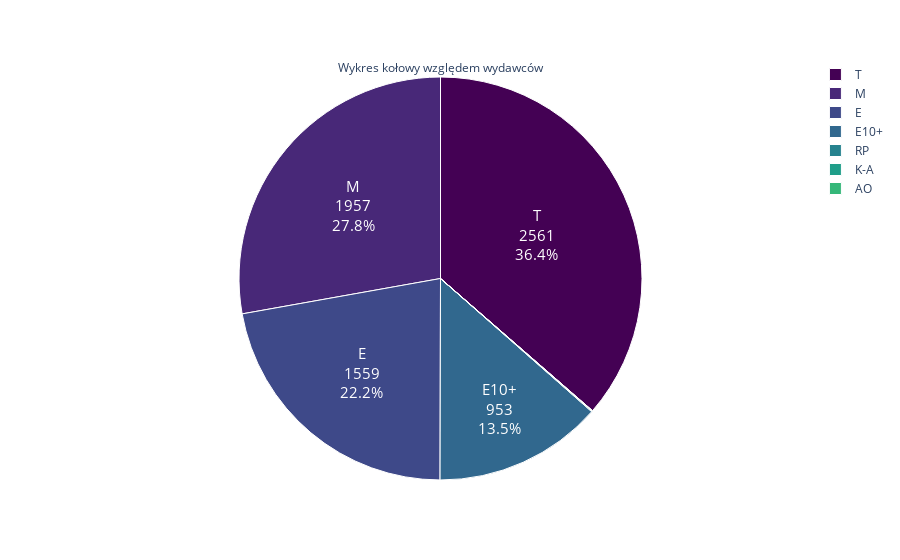

Notebook code for this chart:
### Code cell
# Wizualizacja
import plotly.express as px
 
labels = ['T','M','E','E10+','RP','K-A','AO']
valTab = [2561, 1957, 1559, 953, 4, 2, 1]

fig = px.pie(values = valTab, names = labels, color_discrete_sequence = px.colors.sequential.Viridis)
 
fig.update_traces(textposition = 'inside', textinfo = 'percent+label+value', marker = dict(line = dict(color = '#FFFFFF', width = 1)),
                  textfont_size = 15, title = 'Wykres kołowy względem wydawców')
 
fig.show()

### Figure 1 — Plotly figure (JSON) as saved in the notebook; plotly's stock layout.template omitted (floating-point values rounded to 4 significant figures)
{"data": [{"domain": {"x": [0, 1], "y": [0, 1]}, "hovertemplate": "label=%{label}<br>value=%{value}<extra></extra>", "labels": ["T", "M", "E", "E10+", "RP", "K-A", "AO"], "legendgroup": "", "marker": {"line": {"color": "#FFFFFF", "width": 1}}, "name": "", "showlegend": true, "textfont": {"size": 15}, "textinfo": "percent+label+value", "textposition": "inside", "title": {"text": "Wykres kołowy względem wydawców"}, "type": "pie", "values": [2561, 1957, 1559, 953, 4, 2, 1]}], "layout": {"legend": {"tracegroupgap": 0}, "margin": {"t": 60}, "piecolorway": ["#440154", "#482878", "#3e4989", "#31688e", "#26828e", "#1f9e89", "#35b779", "#6ece58", "#b5de2b", "#fde725"]}}
